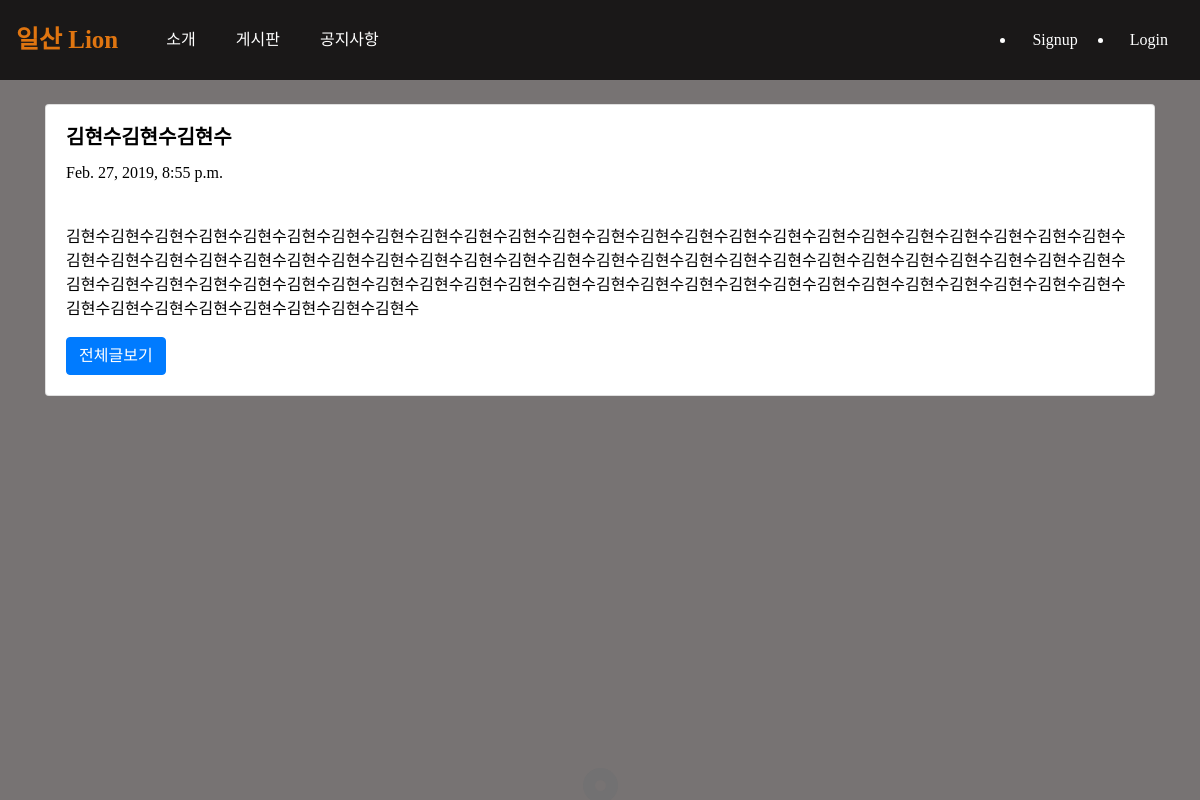
/blog/detail/3/, run on the app's committed database.
### blog/models.py (models this page shows, shortened)
class Blog(models.Model):
    title=models.CharField(max_length=200)
    pub_date=models.DateTimeField('date published')
    body=models.TextField()

### blog/views.py (the view)
# urls.py: path('blog/detail/<int:blog_id>/',blog.views.detail,name='detail'),
def detail(request,blog_id):
    blog_detail=get_object_or_404(Blog,pk=blog_id)
    return render(request,'detail.html',{'detail':blog_detail})

### blog/templates/detail.html (shortened to what this page needs)
{%extends 'base.html' %}
{%block content %}
<div class="container">
        <br>
        <div class="card">
            <div class="card-body">
                <h5 class="card-title">{{detail.title}}</h5>
                <p class="card-text">{{detail.pub_date}}</p><br>
                <p class="card-text">{{detail.body}}</p>
                <a href="{%url 'show'%}"  class="btn btn-primary">전체글보기</a><br>
            </div>
        </div>
    </div>
{%endblock%}

### ilsanprojectapp/static/css/seungyun.css (style rules this page uses)
body { background-color: #d7d8dc; }
* { font-family: 'Nanum Gothic'; }
a { color: black; text-decoration: none; }
body { font-family: 'Source Sans Pro', sans-serif; font-weight:300; background-color: rgb(119, 115, 115); color:#FFF; }

### blog/templates/detail.html (style rules this page uses)
.card-title { font-weight: 600; color:black; }
.card-text { color:black; }

### data on the page
Blog: title "김현수김현수김현수", pub_date "Feb. 27, 2019, 8:55 p.m.", body "김현수김현수김현수김현수김현수김현수김현수김현수김현수김현수김현수김현수김현수김현수김현수김현수김현수김현수김현수김현수김현수김현수김현수김현수김현수김현수김현수김현수김현수김현수김현수김현수김현수김현수김현수김현수김현수김현수김현수김현수김현수김현수김현수김현수김현수김현수김현수김현수김현수김현수김현수김현수김현수김현수김현수김현수김현수김현수김현수김현수김현수김현수김현수김현수김현수김현수김현수김현수김현수김현수김현수김현수김현수김현수김현수김현수김현수김현수김현수김현수"
